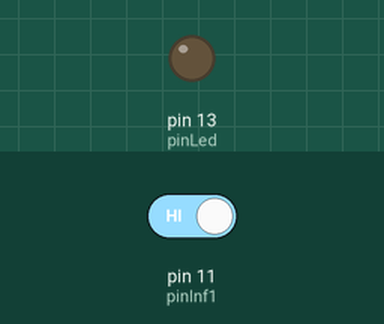
The sketch below on a simulated Arduino Uno, built with avr-gcc and run on an emulated ATmega328P. On the bench: output pins drawn as LEDs (lit = HIGH). Inputs (shaded band) come from the test bench; at power-on: pin 11 (pinInf1) HIGH.

Above: at 1.2 s.
1.3 s: pin 11 (pinInf1) driven LOW
At 2.1 s:
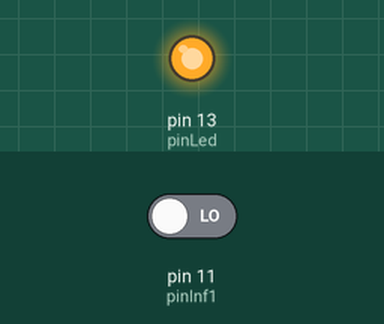
2.8 s: pin 11 (pinInf1) driven HIGH
At 3.3 s:
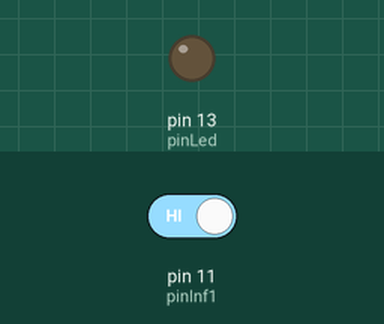
Timing chart, 0 to 5.8 s (numbered marks = the images above; inputs shaded):
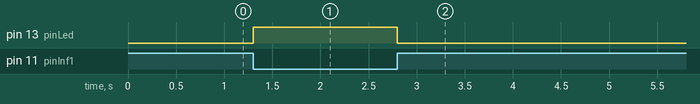

The sketch:

_14_v1.ino
```cpp
// https://github.com/z3t0/Arduino-IRremote
const int pinLed = 13;
const int pinInf1 = 11;
//const int pinInf2 = 2;

void setup() {
  pinMode(pinLed, OUTPUT);
  pinMode(pinInf1 , INPUT);
  Serial.begin(9600);
}

void loop() {
  digitalWrite(pinLed, !digitalRead(pinInf1));
}
```

Measured:
- after the input at 1.3 s, pin 13 (pinLed): LOW → HIGH at once
- after the input at 2.8 s, pin 13 (pinLed): HIGH → LOW at once
